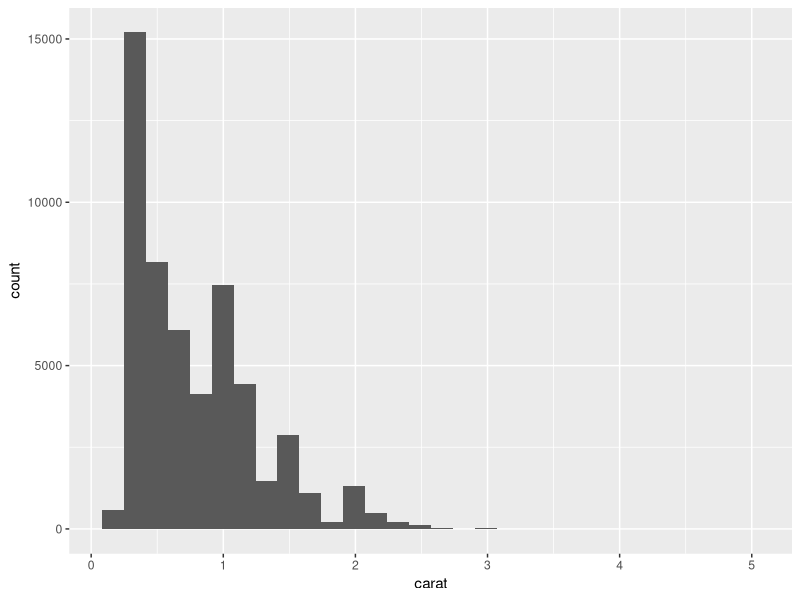
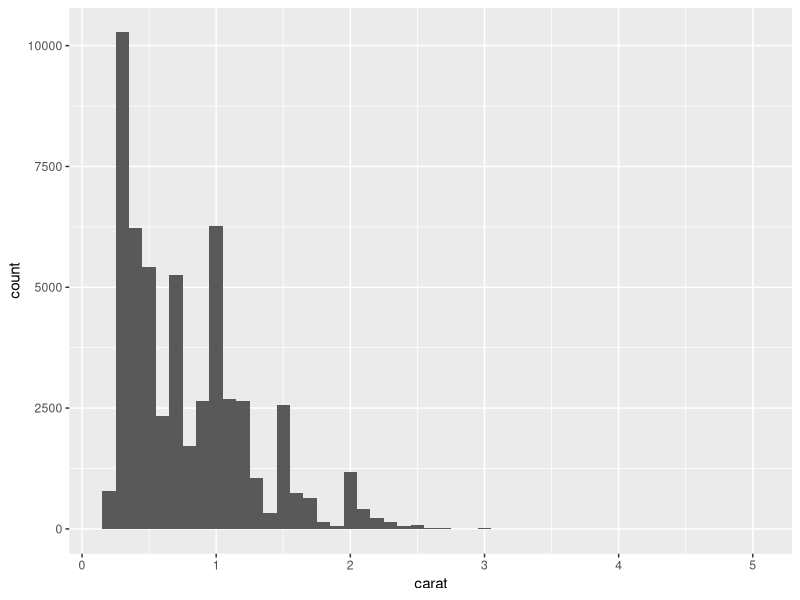
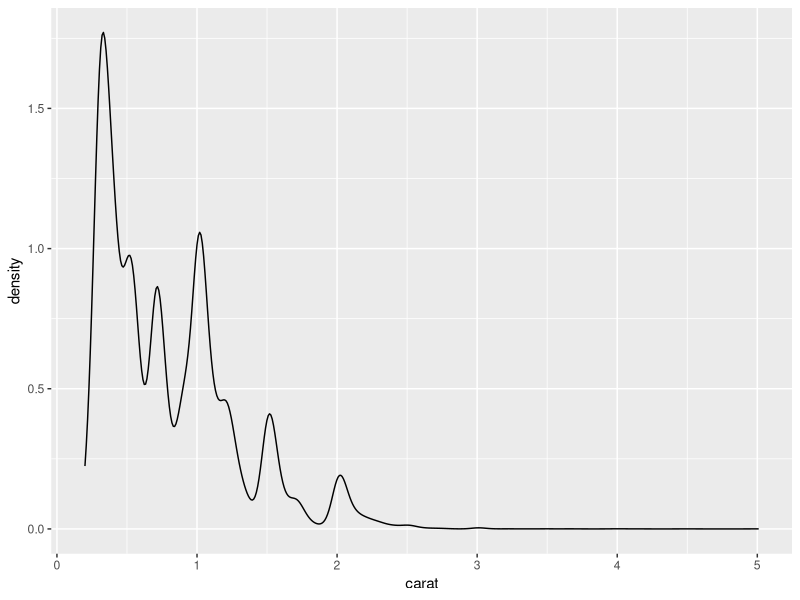
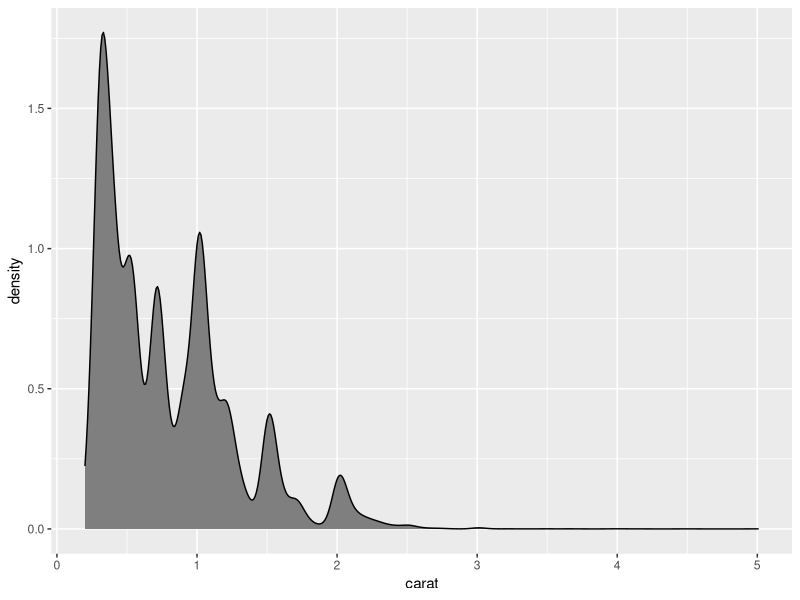

Write the R code that produced these figures, in order.
# Plot histograms and densities with ggplot2
#load ggplot2 after installation with install.packages

require(ggplot2)

# ggplo2() can take many argumnts x-achse avec aes

ggplot(data=diamonds) + geom_histogram(aes(x=carat))

ggplot(data=diamonds) + geom_histogram(aes(x=carat), binwidth =.1)

# densities plot
ggplot(data=diamonds) + geom_density(aes(x=carat))
#color
ggplot(data=diamonds) + geom_density(aes(x=carat), fill="grey50")
